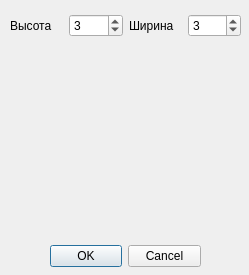
<?xml version="1.0" encoding="UTF-8"?>
<ui version="4.0">
 <class>CustomKernelDialog</class>
 <widget class="QDialog" name="CustomKernelDialog">
  <property name="geometry">
   <rect>
    <x>0</x>
    <y>0</y>
    <width>249</width>
    <height>275</height>
   </rect>
  </property>
  <property name="windowTitle">
   <string>Dialog</string>
  </property>
  <widget class="QDialogButtonBox" name="buttonBox">
   <property name="geometry">
    <rect>
     <x>50</x>
     <y>240</y>
     <width>151</width>
     <height>32</height>
    </rect>
   </property>
   <property name="orientation">
    <enum>Qt::Horizontal</enum>
   </property>
   <property name="standardButtons">
    <set>QDialogButtonBox::Cancel|QDialogButtonBox::Ok</set>
   </property>
  </widget>
  <widget class="QWidget" name="horizontalLayoutWidget">
   <property name="geometry">
    <rect>
     <x>10</x>
     <y>10</y>
     <width>231</width>
     <height>31</height>
    </rect>
   </property>
   <layout class="QHBoxLayout" name="horizontalLayout">
    <item>
     <widget class="QLabel" name="heightLabel">
      <property name="text">
       <string>Высота</string>
      </property>
     </widget>
    </item>
    <item>
     <widget class="QSpinBox" name="heightSpinBox">
      <property name="minimum">
       <number>1</number>
      </property>
      <property name="maximum">
       <number>16</number>
      </property>
      <property name="singleStep">
       <number>1</number>
      </property>
      <property name="value">
       <number>3</number>
      </property>
     </widget>
    </item>
    <item>
     <widget class="QLabel" name="widthLabel">
      <property name="text">
       <string>Ширина</string>
      </property>
     </widget>
    </item>
    <item>
     <widget class="QSpinBox" name="widthSpinBox">
      <property name="minimum">
       <number>1</number>
      </property>
      <property name="maximum">
       <number>16</number>
      </property>
      <property name="value">
       <number>3</number>
      </property>
     </widget>
    </item>
   </layout>
  </widget>
  <widget class="QWidget" name="gridLayoutWidget">
   <property name="geometry">
    <rect>
     <x>10</x>
     <y>50</y>
     <width>231</width>
     <height>181</height>
    </rect>
   </property>
   <layout class="QGridLayout" name="gridLayout">
    <property name="spacing">
     <number>0</number>
    </property>
   </layout>
  </widget>
 </widget>
 <resources/>
 <connections>
  <connection>
   <sender>buttonBox</sender>
   <signal>accepted()</signal>
   <receiver>CustomKernelDialog</receiver>
   <slot>accept()</slot>
   <hints>
    <hint type="sourcelabel">
     <x>248</x>
     <y>254</y>
    </hint>
    <hint type="destinationlabel">
     <x>157</x>
     <y>274</y>
    </hint>
   </hints>
  </connection>
  <connection>
   <sender>buttonBox</sender>
   <signal>rejected()</signal>
   <receiver>CustomKernelDialog</receiver>
   <slot>reject()</slot>
   <hints>
    <hint type="sourcelabel">
     <x>316</x>
     <y>260</y>
    </hint>
    <hint type="destinationlabel">
     <x>286</x>
     <y>274</y>
    </hint>
   </hints>
  </connection>
 </connections>
</ui>
